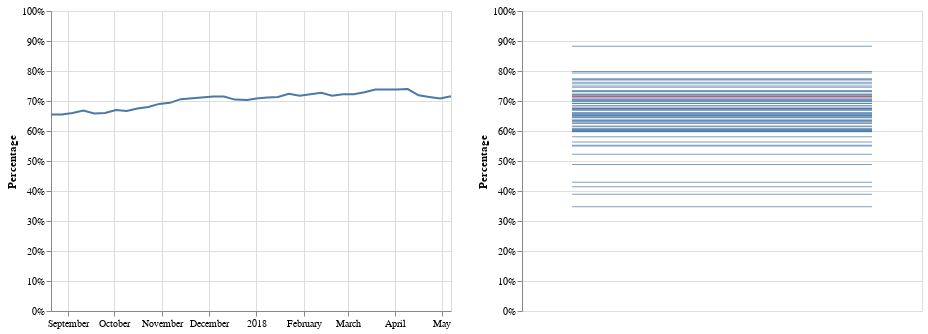

Notebook cell for this chart:
### Code cell
metric = 'Mammogram'
type = 'Individual'
name = 'Jonathan Ploudre'

current_date = max(df['Date'])
current_metric = df[(df['Metric']==metric) & 
                         (df['Type']==type) &
                   (df['Date']==current_date)]

fcn_current_strip_chart = alt.Chart(current_metric
    ).mark_tick(
    ).encode(
        alt.Y('Percentage:Q', axis=alt.Axis(format="%")),
    )

provider_highlight_strip = alt.Chart(current_metric
    ).mark_tick(
    color='red',
    ).transform_filter(
    alt.FieldEqualPredicate(field='Name', equal=name)
    ).encode(
        alt.Y('Percentage:Q', 
              axis=alt.Axis(format="%"),
              scale=alt.Scale(domain=(0, 1))),
    )

progress_line = alt.Chart(df[(df['Metric']==metric) & 
                         (df['Type']==type) &
                         (df['Name']==name)]
    ).mark_line(
    ).encode(
        alt.X('Date:T', title=""),
        alt.Y('Percentage:Q', axis=alt.Axis(format="%"), 
              scale=alt.Scale(domain=(0, 1))),
    )

progress_line | (fcn_current_strip_chart + provider_highlight_strip)

### Figure 1 — Vega-Lite specification as saved in the notebook (floating-point values rounded to 4 significant figures)
{"$schema": "https://vega.github.io/schema/vega-lite/v2.4.1.json", "config": {"view": {"height": 300, "width": 400}}, "hconcat": [{"data": {"values": [{"Clinic": "NCFP", "Date": "2018-04-23", "Metric": "Mammogram", "Name": "Jonathan Ploudre", "Percentage": 0.7135, "Type": "Individual"}, {"Clinic": "NCFP", "Date": "2018-01-29", "Metric": "Mammogram", "Name": "Jonathan Ploudre", "Percentage": 0.7173, "Type": "Individual"}, {"Clinic": "NCFP", "Date": "2017-12-18", "Metric": "Mammogram", "Name": "Jonathan Ploudre", "Percentage": 0.7047, "Type": "Individual"}, {"Clinic": "NCFP", "Date": "2018-03-19", "Metric": "Mammogram", "Name": "Jonathan Ploudre", "Percentage": 0.7382, "Type": "Individual"}, {"Clinic": "NCFP", "Date": "2018-04-02", "Metric": "Mammogram", "Name": "Jonathan Ploudre", "Percentage": 0.7382, "Type": "Individual"}, {"Clinic": "NCFP", "Date": "2017-10-09", "Metric": "Mammogram", "Name": "Jonathan Ploudre", "Percentage": 0.6667, "Type": "Individual"}, {"Clinic": "NCFP", "Date": "2018-02-19", "Metric": "Mammogram", "Name": "Jonathan Ploudre", "Percentage": 0.7173, "Type": "Individual"}, {"Clinic": "NCFP", "Date": "2018-01-08", "Metric": "Mammogram", "Name": "Jonathan Ploudre", "Percentage": 0.712, "Type": "Individual"}, {"Clinic": "NCFP", "Date": "2018-01-22", "Metric": "Mammogram", "Name": "Jonathan Ploudre", "Percentage": 0.724, "Type": "Individual"}, {"Clinic": "NCFP", "Date": "2017-10-23", "Metric": "Mammogram", "Name": "Jonathan Ploudre", "Percentage": 0.6802, "Type": "Individual"}, {"Clinic": "NCFP", "Date": "2017-09-11", "Metric": "Mammogram", "Name": "Jonathan Ploudre", "Percentage": 0.6683, "Type": "Individual"}, {"Clinic": "NCFP", "Date": "2018-01-15", "Metric": "Mammogram", "Name": "Jonathan Ploudre", "Percentage": 0.7135, "Type": "Individual"}, {"Clinic": "NCFP", "Date": "2017-11-13", "Metric": "Mammogram", "Name": "Jonathan Ploudre", "Percentage": 0.7062, "Type": "Individual"}, {"Clinic": "NCFP", "Date": "2017-08-21", "Metric": "Mammogram", "Name": "Jonathan Ploudre", "Percentage": 0.6552, "Type": "Individual"}, {"Clinic": "NCFP", "Date": "2017-10-02", "Metric": "Mammogram", "Name": "Jonathan Ploudre", "Percentage": 0.6701, "Type": "Individual"}, {"Clinic": "NCFP", "Date": "2018-02-12", "Metric": "Mammogram", "Name": "Jonathan Ploudre", "Percentage": 0.7277, "Type": "Individual"}, {"Clinic": "NCFP", "Date": "2018-02-05", "Metric": "Mammogram", "Name": "Jonathan Ploudre", "Percentage": 0.7225, "Type": "Individual"}, {"Clinic": "NCFP", "Date": "2018-03-12", "Metric": "Mammogram", "Name": "Jonathan Ploudre", "Percentage": 0.7292, "Type": "Individual"}, {"Clinic": "NCFP", "Date": "2018-03-05", "Metric": "Mammogram", "Name": "Jonathan Ploudre", "Percentage": 0.7225, "Type": "Individual"}, {"Clinic": "NCFP", "Date": "2018-04-09", "Metric": "Mammogram", "Name": "Jonathan Ploudre", "Percentage": 0.7396, "Type": "Individual"}, {"Clinic": "NCFP", "Date": "2017-12-04", "Metric": "Mammogram", "Name": "Jonathan Ploudre", "Percentage": 0.715, "Type": "Individual"}, {"Clinic": "NCFP", "Date": "2017-10-30", "Metric": "Mammogram", "Name": "Jonathan Ploudre", "Percentage": 0.6904, "Type": "Individual"}, {"Clinic": "NCFP", "Date": "2018-01-01", "Metric": "Mammogram", "Name": "Jonathan Ploudre", "Percentage": 0.7083, "Type": "Individual"}, {"Clinic": "NCFP", "Date": "2017-09-25", "Metric": "Mammogram", "Name": "Jonathan Ploudre", "Percentage": 0.6599, "Type": "Individual"}, {"Clinic": "NCFP", "Date": "2018-04-16", "Metric": "Mammogram", "Name": "Jonathan Ploudre", "Percentage": 0.7188, "Type": "Individual"}, {"Clinic": "NCFP", "Date": "2017-12-26", "Metric": "Mammogram", "Name": "Jonathan Ploudre", "Percentage": 0.7031, "Type": "Individual"}, {"Clinic": "NCFP", "Date": "2017-12-11", "Metric": "Mammogram", "Name": "Jonathan Ploudre", "Percentage": 0.715, "Type": "Individual"}, {"Clinic": "NCFP", "Date": "2017-10-16", "Metric": "Mammogram", "Name": "Jonathan Ploudre", "Percentage": 0.6751, "Type": "Individual"}, {"Clinic": "NCFP", "Date": "2018-02-26", "Metric": "Mammogram", "Name": "Jonathan Ploudre", "Percentage": 0.7225, "Type": "Individual"}, {"Clinic": "NCFP", "Date": "2017-09-04", "Metric": "Mammogram", "Name": "Jonathan Ploudre", "Percentage": 0.6601, "Type": "Individual"}, {"Clinic": "NCFP", "Date": "2018-03-26", "Metric": "Mammogram", "Name": "Jonathan Ploudre", "Percentage": 0.7382, "Type": "Individual"}, {"Clinic": "NCFP", "Date": "2017-11-06", "Metric": "Mammogram", "Name": "Jonathan Ploudre", "Percentage": 0.6939, "Type": "Individual"}, {"Clinic": "NCFP", "Date": "2018-04-30", "Metric": "Mammogram", "Name": "Jonathan Ploudre", "Percentage": 0.7083, "Type": "Individual"}, {"Clinic": "NCFP", "Date": "2018-05-07", "Metric": "Mammogram", "Name": "Jonathan Ploudre", "Percentage": 0.7158, "Type": "Individual"}, {"Clinic": "NCFP", "Date": "2017-08-28", "Metric": "Mammogram", "Name": "Jonathan Ploudre", "Percentage": 0.6552, "Type": "Individual"}, {"Clinic": "NCFP", "Date": "2017-09-18", "Metric": "Mammogram", "Name": "Jonathan Ploudre", "Percentage": 0.6584, "Type": "Individual"}]}, "encoding": {"x": {"field": "Date", "title": "", "type": "temporal"}, "y": {"axis": {"format": "%"}, "field": "Percentage", "scale": {"domain": [0, 1]}, "type": "quantitative"}}, "mark": "line"}, {"layer": [{"data": {"values": [{"Clinic": "LFM", "Date": "2018-05-07", "Metric": "Mammogram", "Name": "Steven Alexander", "Percentage": 0.6915, "Type": "Individual"}, {"Clinic": "BellB", "Date": "2018-05-07", "Metric": "Mammogram", "Name": "Greg Anderson", "Percentage": 0.7051, "Type": "Individual"}, {"Clinic": "FHA", "Date": "2018-05-07", "Metric": "Mammogram", "Name": "Rodney Anderson", "Percentage": 0.773, "Type": "Individual"}, {"Clinic": "FFMC", "Date": "2018-05-07", "Metric": "Mammogram", "Name": "Jennifer Bates", "Percentage": 0.7105, "Type": "Individual"}, {"Clinic": "WFM", "Date": "2018-05-07", "Metric": "Mammogram", "Name": "Shannon Billau", "Percentage": 0.6919, "Type": "Individual"}, {"Clinic": "WFM", "Date": "2018-05-07", "Metric": "Mammogram", "Name": "Richard Binder", "Percentage": 0.7233, "Type": "Individual"}, {"Clinic": "IFP", "Date": "2018-05-07", "Metric": "Mammogram", "Name": "Franklin Bjorseth", "Percentage": 0.5972, "Type": "Individual"}, {"Clinic": "FHA", "Date": "2018-05-07", "Metric": "Mammogram", "Name": "Edward Bloom", "Percentage": 0.6054, "Type": "Individual"}, {"Clinic": "FHA", "Date": "2018-05-07", "Metric": "Mammogram", "Name": "Jessica Bloom", "Percentage": 0.7212, "Type": "Individual"}, {"Clinic": "WFM", "Date": "2018-05-07", "Metric": "Mammogram", "Name": "Steven Bloom", "Percentage": 0.5526, "Type": "Individual"}, {"Clinic": "BellB", "Date": "2018-05-07", "Metric": "Mammogram", "Name": "Ian Bonner", "Percentage": 0.6145, "Type": "Individual"}, {"Clinic": "BellB", "Date": "2018-05-07", "Metric": "Mammogram", "Name": "Sara Bowling", "Percentage": 0.6531, "Type": "Individual"}, {"Clinic": "NSFM", "Date": "2018-05-07", "Metric": "Mammogram", "Name": "Rory Bradt", "Percentage": 0.6369, "Type": "Individual"}, {"Clinic": "FFMC", "Date": "2018-05-07", "Metric": "Mammogram", "Name": "Rebecca Brejcha", "Percentage": null, "Type": "Individual"}, {"Clinic": "NSFM", "Date": "2018-05-07", "Metric": "Mammogram", "Name": "Lisa Brodsky", "Percentage": 0.646, "Type": "Individual"}, {"Clinic": "LFM", "Date": "2018-05-07", "Metric": "Mammogram", "Name": "Margaret Burden", "Percentage": 0.77, "Type": "Individual"}, {"Clinic": "NCFP", "Date": "2018-05-07", "Metric": "Mammogram", "Name": "Erik Bylund", "Percentage": 0.6272, "Type": "Individual"}, {"Clinic": "LFM", "Date": "2018-05-07", "Metric": "Mammogram", "Name": "Robin Caldwell", "Percentage": 0.598, "Type": "Individual"}, {"Clinic": "NSFM", "Date": "2018-05-07", "Metric": "Mammogram", "Name": "William Eiford", "Percentage": null, "Type": "Individual"}, {"Clinic": "NCFP", "Date": "2018-05-07", "Metric": "Mammogram", "Name": "Roger Estep", "Percentage": 0.6988, "Type": "Individual"}, {"Clinic": "LFM", "Date": "2018-05-07", "Metric": "Mammogram", "Name": "Michael Fleming", "Percentage": 0.3889, "Type": "Individual"}, {"Clinic": "NSFM", "Date": "2018-05-07", "Metric": "Mammogram", "Name": "Anneliese Floyd", "Percentage": 0.6849, "Type": "Individual"}, {"Clinic": "BellB", "Date": "2018-05-07", "Metric": "Mammogram", "Name": "Laura Fox", "Percentage": 0.7065, "Type": "Individual"}, {"Clinic": "FFMC", "Date": "2018-05-07", "Metric": "Mammogram", "Name": "Renay Fredette", "Percentage": 0.5805, "Type": "Individual"}, {"Clinic": "NCFP", "Date": "2018-05-07", "Metric": "Mammogram", "Name": "Kay-Kay Gambs", "Percentage": 0.5229, "Type": "Individual"}, {"Clinic": "NCFP", "Date": "2018-05-07", "Metric": "Mammogram", "Name": "Jonathan Gamson", "Percentage": 0.6507, "Type": "Individual"}, {"Clinic": "NSFM", "Date": "2018-05-07", "Metric": "Mammogram", "Name": "Elizabeth Gaylord", "Percentage": 0.6755, "Type": "Individual"}, {"Clinic": "IFP", "Date": "2018-05-07", "Metric": "Mammogram", "Name": "Karen Goodman", "Percentage": 0.636, "Type": "Individual"}, {"Clinic": "FHA", "Date": "2018-05-07", "Metric": "Mammogram", "Name": "Deborah Hall", "Percentage": 0.6616, "Type": "Individual"}, {"Clinic": "NCFP", "Date": "2018-05-07", "Metric": "Mammogram", "Name": "Janet Hansom", "Percentage": 0.6753, "Type": "Individual"}, {"Clinic": "LFM", "Date": "2018-05-07", "Metric": "Mammogram", "Name": "Larry Hartwell", "Percentage": 0.5631, "Type": "Individual"}, {"Clinic": "SFM", "Date": "2018-05-07", "Metric": "Mammogram", "Name": "Shelby Hein", "Percentage": 0.7196, "Type": "Individual"}, {"Clinic": "SFM", "Date": "2018-05-07", "Metric": "Mammogram", "Name": "Harry Herdman", "Percentage": 0.7625, "Type": "Individual"}, {"Clinic": "NSFM", "Date": "2018-05-07", "Metric": "Mammogram", "Name": "Sarah Herman", "Percentage": null, "Type": "Individual"}, {"Clinic": "LFM", "Date": "2018-05-07", "Metric": "Mammogram", "Name": "John Hiemstra", "Percentage": 0.6802, "Type": "Individual"}, {"Clinic": "SFM", "Date": "2018-05-07", "Metric": "Mammogram", "Name": "Heather Honey", "Percentage": 0.6066, "Type": "Individual"}, {"Clinic": "FHA", "Date": "2018-05-07", "Metric": "Mammogram", "Name": "Ryan Honey", "Percentage": 0.4141, "Type": "Individual"}, {"Clinic": "BellB", "Date": "2018-05-07", "Metric": "Mammogram", "Name": "Jim Hopper", "Percentage": 0.7013, "Type": "Individual"}, {"Clinic": "FFMC", "Date": "2018-05-07", "Metric": "Mammogram", "Name": "John Hruby", "Percentage": 0.6014, "Type": "Individual"}, {"Clinic": "FHA", "Date": "2018-05-07", "Metric": "Mammogram", "Name": "Kellie Jacobs", "Percentage": 0.7457, "Type": "Individual"}, {"Clinic": "IFP", "Date": "2018-05-07", "Metric": "Mammogram", "Name": "Michael James", "Percentage": 0.6537, "Type": "Individual"}, {"Clinic": "FHA", "Date": "2018-05-07", "Metric": "Mammogram", "Name": "Sharon Kerlin", "Percentage": null, "Type": "Individual"}, {"Clinic": "BBFM", "Date": "2018-05-07", "Metric": "Mammogram", "Name": "Jessica Klassen", "Percentage": 0.5502, "Type": "Individual"}, {"Clinic": "FHA", "Date": "2018-05-07", "Metric": "Mammogram", "Name": "Meghan Lelonek", "Percentage": 0.6, "Type": "Individual"}, {"Clinic": "FFMC", "Date": "2018-05-07", "Metric": "Mammogram", "Name": "Stephen Lewis", "Percentage": 0.6327, "Type": "Individual"}, {"Clinic": "FFMC", "Date": "2018-05-07", "Metric": "Mammogram", "Name": "Erin Maloney", "Percentage": null, "Type": "Individual"}, {"Clinic": "NCFP", "Date": "2018-05-07", "Metric": "Mammogram", "Name": "Ross McConahey", "Percentage": null, "Type": "Individual"}, {"Clinic": "NSFM", "Date": "2018-05-07", "Metric": "Mammogram", "Name": "Patrick McLaughlin", "Percentage": 0.4881, "Type": "Individual"}, {"Clinic": "NCFP", "Date": "2018-05-07", "Metric": "Mammogram", "Name": "Sally McPherson", "Percentage": 0.6074, "Type": "Individual"}, {"Clinic": "NCFP", "Date": "2018-05-07", "Metric": "Mammogram", "Name": "Lucia Muller", "Percentage": 0.6696, "Type": "Individual"}, {"Clinic": "BellB", "Date": "2018-05-07", "Metric": "Mammogram", "Name": "Karen O’Keefe", "Percentage": 0.7982, "Type": "Individual"}, {"Clinic": "SFM", "Date": "2018-05-07", "Metric": "Mammogram", "Name": "Lillian Pavlik", "Percentage": null, "Type": "Individual"}, {"Clinic": "LFM", "Date": "2018-05-07", "Metric": "Mammogram", "Name": "Patricia Payne-Zajac", "Percentage": 0.6474, "Type": "Individual"}, {"Clinic": "NCFP", "Date": "2018-05-07", "Metric": "Mammogram", "Name": "Jonathan Ploudre", "Percentage": 0.7158, "Type": "Individual"}, {"Clinic": "NSFM", "Date": "2018-05-07", "Metric": "Mammogram", "Name": "John Raduege", "Percentage": 0.6752, "Type": "Individual"}, {"Clinic": "BBFM", "Date": "2018-05-07", "Metric": "Mammogram", "Name": "Teresa Regier", "Percentage": 0.429, "Type": "Individual"}, {"Clinic": "FFMC", "Date": "2018-05-07", "Metric": "Mammogram", "Name": "Claudia Rey", "Percentage": 0.6, "Type": "Individual"}, {"Clinic": "IFP", "Date": "2018-05-07", "Metric": "Mammogram", "Name": "Robert Rieger", "Percentage": 0.75, "Type": "Individual"}, {"Clinic": "SFM", "Date": "2018-05-07", "Metric": "Mammogram", "Name": "Deborah Roessler", "Percentage": 0.6443, "Type": "Individual"}, {"Clinic": "FFMC", "Date": "2018-05-07", "Metric": "Mammogram", "Name": "Berdi Sanford", "Percentage": 0.732, "Type": "Individual"}, {"Clinic": "NCFP", "Date": "2018-05-07", "Metric": "Mammogram", "Name": "Lauren Sauve", "Percentage": 0.6254, "Type": "Individual"}, {"Clinic": "BellB", "Date": "2018-05-07", "Metric": "Mammogram", "Name": "Melana Schimke", "Percentage": 0.6164, "Type": "Individual"}, {"Clinic": "FHA", "Date": "2018-05-07", "Metric": "Mammogram", "Name": "Miriam Shapiro", "Percentage": 0.6974, "Type": "Individual"}, {"Clinic": "NSFM", "Date": "2018-05-07", "Metric": "Mammogram", "Name": "Jason Short", "Percentage": 0.6517, "Type": "Individual"}, {"Clinic": "NSFM", "Date": "2018-05-07", "Metric": "Mammogram", "Name": "Vicki Short", "Percentage": 0.6584, "Type": "Individual"}, {"Clinic": "LFM", "Date": "2018-05-07", "Metric": "Mammogram", "Name": "Ashley Snyder", "Percentage": 0.6709, "Type": "Individual"}, {"Clinic": "FFMC", "Date": "2018-05-07", "Metric": "Mammogram", "Name": "Kalani Synder", "Percentage": 0.3478, "Type": "Individual"}, {"Clinic": "NSFM", "Date": "2018-05-07", "Metric": "Mammogram", "Name": "Mary Swanson", "Percentage": 0.773, "Type": "Individual"}, {"Clinic": "IFP", "Date": "2018-05-07", "Metric": "Mammogram", "Name": "Magaret Sweeney", "Percentage": 0.8826, "Type": "Individual"}, {"Clinic": "WFM", "Date": "2018-05-07", "Metric": "Mammogram", "Name": "Heather Thomson", "Percentage": 0.6, "Type": "Individual"}, {"Clinic": "BellB", "Date": "2018-05-07", "Metric": "Mammogram", "Name": "Lisa Van Hofwegen", "Percentage": 0.7308, "Type": "Individual"}, {"Clinic": "NSFM", "Date": "2018-05-07", "Metric": "Mammogram", "Name": "April Wakefield-Pagels", "Percentage": 0.6702, "Type": "Individual"}, {"Clinic": "SFM", "Date": "2018-05-07", "Metric": "Mammogram", "Name": "Joy Welty", "Percentage": 0.6337, "Type": "Individual"}, {"Clinic": "SFM", "Date": "2018-05-07", "Metric": "Mammogram", "Name": "Matt Werner", "Percentage": 0.6567, "Type": "Individual"}, {"Clinic": "NCFP", "Date": "2018-05-07", "Metric": "Mammogram", "Name": "Sloane Winkes", "Percentage": 0.7931, "Type": "Individual"}, {"Clinic": "NSFM", "Date": "2018-05-07", "Metric": "Mammogram", "Name": "Ying Wu", "Percentage": 0.7573, "Type": "Individual"}, {"Clinic": "FHA", "Date": "2018-05-07", "Metric": "Mammogram", "Name": "Ashley Yoder", "Percentage": 0.7354, "Type": "Individual"}]}, "encoding": {"y": {"axis": {"format": "%"}, "field": "Percentage", "type": "quantitative"}}, "mark": "tick"}, {"data": {"values": [{"Clinic": "LFM", "Date": "2018-05-07", "Metric": "Mammogram", "Name": "Steven Alexander", "Percentage": 0.6915, "Type": "Individual"}, {"Clinic": "BellB", "Date": "2018-05-07", "Metric": "Mammogram", "Name": "Greg Anderson", "Percentage": 0.7051, "Type": "Individual"}, {"Clinic": "FHA", "Date": "2018-05-07", "Metric": "Mammogram", "Name": "Rodney Anderson", "Percentage": 0.773, "Type": "Individual"}, {"Clinic": "FFMC", "Date": "2018-05-07", "Metric": "Mammogram", "Name": "Jennifer Bates", "Percentage": 0.7105, "Type": "Individual"}, {"Clinic": "WFM", "Date": "2018-05-07", "Metric": "Mammogram", "Name": "Shannon Billau", "Percentage": 0.6919, "Type": "Individual"}, {"Clinic": "WFM", "Date": "2018-05-07", "Metric": "Mammogram", "Name": "Richard Binder", "Percentage": 0.7233, "Type": "Individual"}, {"Clinic": "IFP", "Date": "2018-05-07", "Metric": "Mammogram", "Name": "Franklin Bjorseth", "Percentage": 0.5972, "Type": "Individual"}, {"Clinic": "FHA", "Date": "2018-05-07", "Metric": "Mammogram", "Name": "Edward Bloom", "Percentage": 0.6054, "Type": "Individual"}, {"Clinic": "FHA", "Date": "2018-05-07", "Metric": "Mammogram", "Name": "Jessica Bloom", "Percentage": 0.7212, "Type": "Individual"}, {"Clinic": "WFM", "Date": "2018-05-07", "Metric": "Mammogram", "Name": "Steven Bloom", "Percentage": 0.5526, "Type": "Individual"}, {"Clinic": "BellB", "Date": "2018-05-07", "Metric": "Mammogram", "Name": "Ian Bonner", "Percentage": 0.6145, "Type": "Individual"}, {"Clinic": "BellB", "Date": "2018-05-07", "Metric": "Mammogram", "Name": "Sara Bowling", "Percentage": 0.6531, "Type": "Individual"}, {"Clinic": "NSFM", "Date": "2018-05-07", "Metric": "Mammogram", "Name": "Rory Bradt", "Percentage": 0.6369, "Type": "Individual"}, {"Clinic": "FFMC", "Date": "2018-05-07", "Metric": "Mammogram", "Name": "Rebecca Brejcha", "Percentage": null, "Type": "Individual"}, {"Clinic": "NSFM", "Date": "2018-05-07", "Metric": "Mammogram", "Name": "Lisa Brodsky", "Percentage": 0.646, "Type": "Individual"}, {"Clinic": "LFM", "Date": "2018-05-07", "Metric": "Mammogram", "Name": "Margaret Burden", "Percentage": 0.77, "Type": "Individual"}, {"Clinic": "NCFP", "Date": "2018-05-07", "Metric": "Mammogram", "Name": "Erik Bylund", "Percentage": 0.6272, "Type": "Individual"}, {"Clinic": "LFM", "Date": "2018-05-07", "Metric": "Mammogram", "Name": "Robin Caldwell", "Percentage": 0.598, "Type": "Individual"}, {"Clinic": "NSFM", "Date": "2018-05-07", "Metric": "Mammogram", "Name": "William Eiford", "Percentage": null, "Type": "Individual"}, {"Clinic": "NCFP", "Date": "2018-05-07", "Metric": "Mammogram", "Name": "Roger Estep", "Percentage": 0.6988, "Type": "Individual"}, {"Clinic": "LFM", "Date": "2018-05-07", "Metric": "Mammogram", "Name": "Michael Fleming", "Percentage": 0.3889, "Type": "Individual"}, {"Clinic": "NSFM", "Date": "2018-05-07", "Metric": "Mammogram", "Name": "Anneliese Floyd", "Percentage": 0.6849, "Type": "Individual"}, {"Clinic": "BellB", "Date": "2018-05-07", "Metric": "Mammogram", "Name": "Laura Fox", "Percentage": 0.7065, "Type": "Individual"}, {"Clinic": "FFMC", "Date": "2018-05-07", "Metric": "Mammogram", "Name": "Renay Fredette", "Percentage": 0.5805, "Type": "Individual"}, {"Clinic": "NCFP", "Date": "2018-05-07", "Metric": "Mammogram", "Name": "Kay-Kay Gambs", "Percentage": 0.5229, "Type": "Individual"}, {"Clinic": "NCFP", "Date": "2018-05-07", "Metric": "Mammogram", "Name": "Jonathan Gamson", "Percentage": 0.6507, "Type": "Individual"}, {"Clinic": "NSFM", "Date": "2018-05-07", "Metric": "Mammogram", "Name": "Elizabeth Gaylord", "Percentage": 0.6755, "Type": "Individual"}, {"Clinic": "IFP", "Date": "2018-05-07", "Metric": "Mammogram", "Name": "Karen Goodman", "Percentage": 0.636, "Type": "Individual"}, {"Clinic": "FHA", "Date": "2018-05-07", "Metric": "Mammogram", "Name": "Deborah Hall", "Percentage": 0.6616, "Type": "Individual"}, {"Clinic": "NCFP", "Date": "2018-05-07", "Metric": "Mammogram", "Name": "Janet Hansom", "Percentage": 0.6753, "Type": "Individual"}, {"Clinic": "LFM", "Date": "2018-05-07", "Metric": "Mammogram", "Name": "Larry Hartwell", "Percentage": 0.5631, "Type": "Individual"}, {"Clinic": "SFM", "Date": "2018-05-07", "Metric": "Mammogram", "Name": "Shelby Hein", "Percentage": 0.7196, "Type": "Individual"}, {"Clinic": "SFM", "Date": "2018-05-07", "Metric": "Mammogram", "Name": "Harry Herdman", "Percentage": 0.7625, "Type": "Individual"}, {"Clinic": "NSFM", "Date": "2018-05-07", "Metric": "Mammogram", "Name": "Sarah Herman", "Percentage": null, "Type": "Individual"}, {"Clinic": "LFM", "Date": "2018-05-07", "Metric": "Mammogram", "Name": "John Hiemstra", "Percentage": 0.6802, "Type": "Individual"}, {"Clinic": "SFM", "Date": "2018-05-07", "Metric": "Mammogram", "Name": "Heather Honey", "Percentage": 0.6066, "Type": "Individual"}, {"Clinic": "FHA", "Date": "2018-05-07", "Metric": "Mammogram", "Name": "Ryan Honey", "Percentage": 0.4141, "Type": "Individual"}, {"Clinic": "BellB", "Date": "2018-05-07", "Metric": "Mammogram", "Name": "Jim Hopper", "Percentage": 0.7013, "Type": "Individual"}, {"Clinic": "FFMC", "Date": "2018-05-07", "Metric": "Mammogram", "Name": "John Hruby", "Percentage": 0.6014, "Type": "Individual"}, {"Clinic": "FHA", "Date": "2018-05-07", "Metric": "Mammogram", "Name": "Kellie Jacobs", "Percentage": 0.7457, "Type": "Individual"}, {"Clinic": "IFP", "Date": "2018-05-07", "Metric": "Mammogram", "Name": "Michael James", "Percentage": 0.6537, "Type": "Individual"}, {"Clinic": "FHA", "Date": "2018-05-07", "Metric": "Mammogram", "Name": "Sharon Kerlin", "Percentage": null, "Type": "Individual"}, {"Clinic": "BBFM", "Date": "2018-05-07", "Metric": "Mammogram", "Name": "Jessica Klassen", "Percentage": 0.5502, "Type": "Individual"}, {"Clinic": "FHA", "Date": "2018-05-07", "Metric": "Mammogram", "Name": "Meghan Lelonek", "Percentage": 0.6, "Type": "Individual"}, {"Clinic": "FFMC", "Date": "2018-05-07", "Metric": "Mammogram", "Name": "Stephen Lewis", "Percentage": 0.6327, "Type": "Individual"}, {"Clinic": "FFMC", "Date": "2018-05-07", "Metric": "Mammogram", "Name": "Erin Maloney", "Percentage": null, "Type": "Individual"}, {"Clinic": "NCFP", "Date": "2018-05-07", "Metric": "Mammogram", "Name": "Ross McConahey", "Percentage": null, "Type": "Individual"}, {"Clinic": "NSFM", "Date": "2018-05-07", "Metric": "Mammogram", "Name": "Patrick McLaughlin", "Percentage": 0.4881, "Type": "Individual"}, {"Clinic": "NCFP", "Date": "2018-05-07", "Metric": "Mammogram", "Name": "Sally McPherson", "Percentage": 0.6074, "Type": "Individual"}, {"Clinic": "NCFP", "Date": "2018-05-07", "Metric": "Mammogram", "Name": "Lucia Muller", "Percentage": 0.6696, "Type": "Individual"}, {"Clinic": "BellB", "Date": "2018-05-07", "Metric": "Mammogram", "Name": "Karen O’Keefe", "Percentage": 0.7982, "Type": "Individual"}, {"Clinic": "SFM", "Date": "2018-05-07", "Metric": "Mammogram", "Name": "Lillian Pavlik", "Percentage": null, "Type": "Individual"}, {"Clinic": "LFM", "Date": "2018-05-07", "Metric": "Mammogram", "Name": "Patricia Payne-Zajac", "Percentage": 0.6474, "Type": "Individual"}, {"Clinic": "NCFP", "Date": "2018-05-07", "Metric": "Mammogram", "Name": "Jonathan Ploudre", "Percentage": 0.7158, "Type": "Individual"}, {"Clinic": "NSFM", "Date": "2018-05-07", "Metric": "Mammogram", "Name": "John Raduege", "Percentage": 0.6752, "Type": "Individual"}, {"Clinic": "BBFM", "Date": "2018-05-07", "Metric": "Mammogram", "Name": "Teresa Regier", "Percentage": 0.429, "Type": "Individual"}, {"Clinic": "FFMC", "Date": "2018-05-07", "Metric": "Mammogram", "Name": "Claudia Rey", "Percentage": 0.6, "Type": "Individual"}, {"Clinic": "IFP", "Date": "2018-05-07", "Metric": "Mammogram", "Name": "Robert Rieger", "Percentage": 0.75, "Type": "Individual"}, {"Clinic": "SFM", "Date": "2018-05-07", "Metric": "Mammogram", "Name": "Deborah Roessler", "Percentage": 0.6443, "Type": "Individual"}, {"Clinic": "FFMC", "Date": "2018-05-07", "Metric": "Mammogram", "Name": "Berdi Sanford", "Percentage": 0.732, "Type": "Individual"}, {"Clinic": "NCFP", "Date": "2018-05-07", "Metric": "Mammogram", "Name": "Lauren Sauve", "Percentage": 0.6254, "Type": "Individual"}, {"Clinic": "BellB", "Date": "2018-05-07", "Metric": "Mammogram", "Name": "Melana Schimke", "Percentage": 0.6164, "Type": "Individual"}, {"Clinic": "FHA", "Date": "2018-05-07", "Metric": "Mammogram", "Name": "Miriam Shapiro", "Percentage": 0.6974, "Type": "Individual"}, {"Clinic": "NSFM", "Date": "2018-05-07", "Metric": "Mammogram", "Name": "Jason Short", "Percentage": 0.6517, "Type": "Individual"}, {"Clinic": "NSFM", "Date": "2018-05-07", "Metric": "Mammogram", "Name": "Vicki Short", "Percentage": 0.6584, "Type": "Individual"}, {"Clinic": "LFM", "Date": "2018-05-07", "Metric": "Mammogram", "Name": "Ashley Snyder", "Percentage": 0.6709, "Type": "Individual"}, {"Clinic": "FFMC", "Date": "2018-05-07", "Metric": "Mammogram", "Name": "Kalani Synder", "Percentage": 0.3478, "Type": "Individual"}, {"Clinic": "NSFM", "Date": "2018-05-07", "Metric": "Mammogram", "Name": "Mary Swanson", "Percentage": 0.773, "Type": "Individual"}, {"Clinic": "IFP", "Date": "2018-05-07", "Metric": "Mammogram", "Name": "Magaret Sweeney", "Percentage": 0.8826, "Type": "Individual"}, {"Clinic": "WFM", "Date": "2018-05-07", "Metric": "Mammogram", "Name": "Heather Thomson", "Percentage": 0.6, "Type": "Individual"}, {"Clinic": "BellB", "Date": "2018-05-07", "Metric": "Mammogram", "Name": "Lisa Van Hofwegen", "Percentage": 0.7308, "Type": "Individual"}, {"Clinic": "NSFM", "Date": "2018-05-07", "Metric": "Mammogram", "Name": "April Wakefield-Pagels", "Percentage": 0.6702, "Type": "Individual"}, {"Clinic": "SFM", "Date": "2018-05-07", "Metric": "Mammogram", "Name": "Joy Welty", "Percentage": 0.6337, "Type": "Individual"}, {"Clinic": "SFM", "Date": "2018-05-07", "Metric": "Mammogram", "Name": "Matt Werner", "Percentage": 0.6567, "Type": "Individual"}, {"Clinic": "NCFP", "Date": "2018-05-07", "Metric": "Mammogram", "Name": "Sloane Winkes", "Percentage": 0.7931, "Type": "Individual"}, {"Clinic": "NSFM", "Date": "2018-05-07", "Metric": "Mammogram", "Name": "Ying Wu", "Percentage": 0.7573, "Type": "Individual"}, {"Clinic": "FHA", "Date": "2018-05-07", "Metric": "Mammogram", "Name": "Ashley Yoder", "Percentage": 0.7354, "Type": "Individual"}]}, "encoding": {"y": {"axis": {"format": "%"}, "field": "Percentage", "scale": {"domain": [0, 1]}, "type": "quantitative"}}, "mark": {"color": "red", "type": "tick"}, "transform": [{"filter": {"equal": "Jonathan Ploudre", "field": "Name"}}]}]}]}
